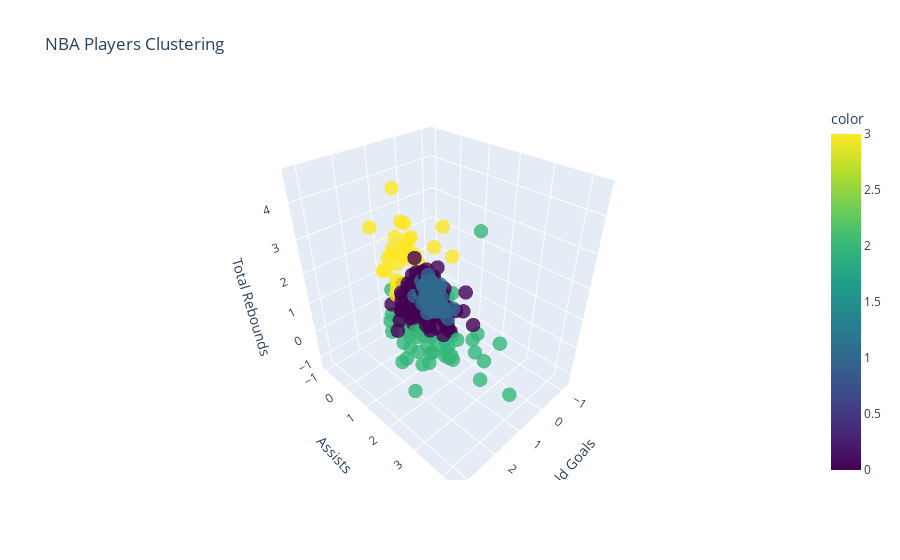

The notebook cell this image was saved under:
### Code cell
#Use the recommended number of cluster (assuming it's different) to retrain your model and visualize the results

# Assuming the recommended number of clusters is 4
kmeans_obj1 = KMeans(n_clusters=4, random_state=1).fit(clust_data1)
NBA['Cluster'] = kmeans_obj1.labels_
fig = px.scatter_3d(NBA, x='FG', y='AST', z='TRB', color=kmeans_obj1.labels_,
                     title='NBA Players Clustering',
                     labels={'FG': 'Field Goals', 'AST': 'Assists', 'TRB': 'Total Rebounds'},
                     color_continuous_scale=px.colors.sequential.Viridis)
fig.update_traces(marker=dict(size=5, opacity=0.8))
fig.show()

### Figure 1 — Plotly figure (JSON) as saved in the notebook; plotly's stock layout.template omitted (floating-point values rounded to 4 significant figures; data arrays with more than 128 entries replaced by an {"elided": "..."} marker saying what was removed)
{"data": [{"hovertemplate": "Field Goals=%{x}<br>Assists=%{y}<br>Total Rebounds=%{z}<br>color=%{marker.color}<extra></extra>", "legendgroup": "", "marker": {"color": {"elided": "406 int values"}, "coloraxis": "coloraxis", "opacity": 0.8, "size": 5, "symbol": "circle"}, "mode": "markers", "name": "", "scene": "scene", "showlegend": false, "type": "scatter3d", "x": {"elided": "406 float values"}, "y": {"elided": "406 float values"}, "z": {"elided": "406 float values"}}], "layout": {"coloraxis": {"colorbar": {"title": {"text": "color"}}, "colorscale": [[0, "#440154"], [0.1111, "#482878"], [0.2222, "#3e4989"], [0.3333, "#31688e"], [0.4444, "#26828e"], [0.5556, "#1f9e89"], [0.6667, "#35b779"], [0.7778, "#6ece58"], [0.8889, "#b5de2b"], [1, "#fde725"]]}, "legend": {"tracegroupgap": 0}, "scene": {"domain": {"x": [0, 1], "y": [0, 1]}, "xaxis": {"title": {"text": "Field Goals"}}, "yaxis": {"title": {"text": "Assists"}}, "zaxis": {"title": {"text": "Total Rebounds"}}}, "title": {"text": "NBA Players Clustering"}}}
